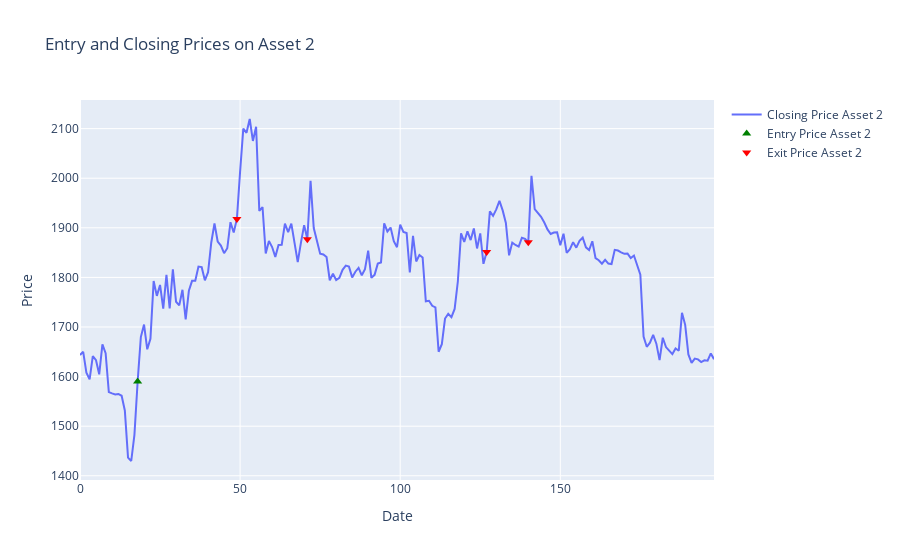

Notebook source saved alongside this figure:
### Code cell
# Create a DataFrame with trade details
trades_df = pd.DataFrame(trades)

# Create Plotly trace for closing prices
trace_closing_price_asset_2 = go.Scatter(
    x=closing_prices_asset_2.index,
    y=closing_prices_asset_2.values,
    mode='lines',
    name='Closing Price Asset 2'
)

# Create Plotly trace for entry prices
trace_entry_price_asset_2 = go.Scatter(
    x=trades_df['entry_date'],
    y=trades_df['entry_price_asset_2'],
    mode='markers',
    marker=dict(symbol='triangle-up', size=8, color='green'),
    name='Entry Price Asset 2'
)

# Create Plotly trace for exit prices
trace_exit_price_asset_2 = go.Scatter(
    x=trades_df['exit_date'],
    y=trades_df['exit_price_asset_2'],
    mode='markers',
    marker=dict(symbol='triangle-down', size=8, color='red'),
    name='Exit Price Asset 2'
)

# Create a Plotly layout
layout = go.Layout(
    title='Entry and Closing Prices on Asset 2',
    xaxis=dict(title='Date'),
    yaxis=dict(title='Price'),
    showlegend=True
)


# Create a Plotly figure
fig = go.Figure(data=[trace_closing_price_asset_2, trace_entry_price_asset_2, trace_exit_price_asset_2], layout=layout)

# Display the plot
pyo.iplot(fig)

### Figure 1 — Plotly figure (JSON) as saved in the notebook; plotly's stock layout.template omitted (floating-point values rounded to 4 significant figures; data arrays with more than 128 entries replaced by an {"elided": "..."} marker saying what was removed)
{"data": [{"mode": "lines", "name": "Closing Price Asset 2", "type": "scatter", "x": {"elided": "199 int values"}, "y": {"elided": "199 float values"}}, {"marker": {"color": "green", "size": 8, "symbol": "triangle-up"}, "mode": "markers", "name": "Entry Price Asset 2", "type": "scatter", "x": [18, null, null, null, null], "y": [1590.0, null, null, null, null]}, {"marker": {"color": "red", "size": 8, "symbol": "triangle-down"}, "mode": "markers", "name": "Exit Price Asset 2", "type": "scatter", "x": [null, 49, 71, 127, 140], "y": [null, 1918.0, 1877, 1851.0, 1871.0]}], "layout": {"showlegend": true, "title": {"text": "Entry and Closing Prices on Asset 2"}, "xaxis": {"title": {"text": "Date"}}, "yaxis": {"title": {"text": "Price"}}}}
